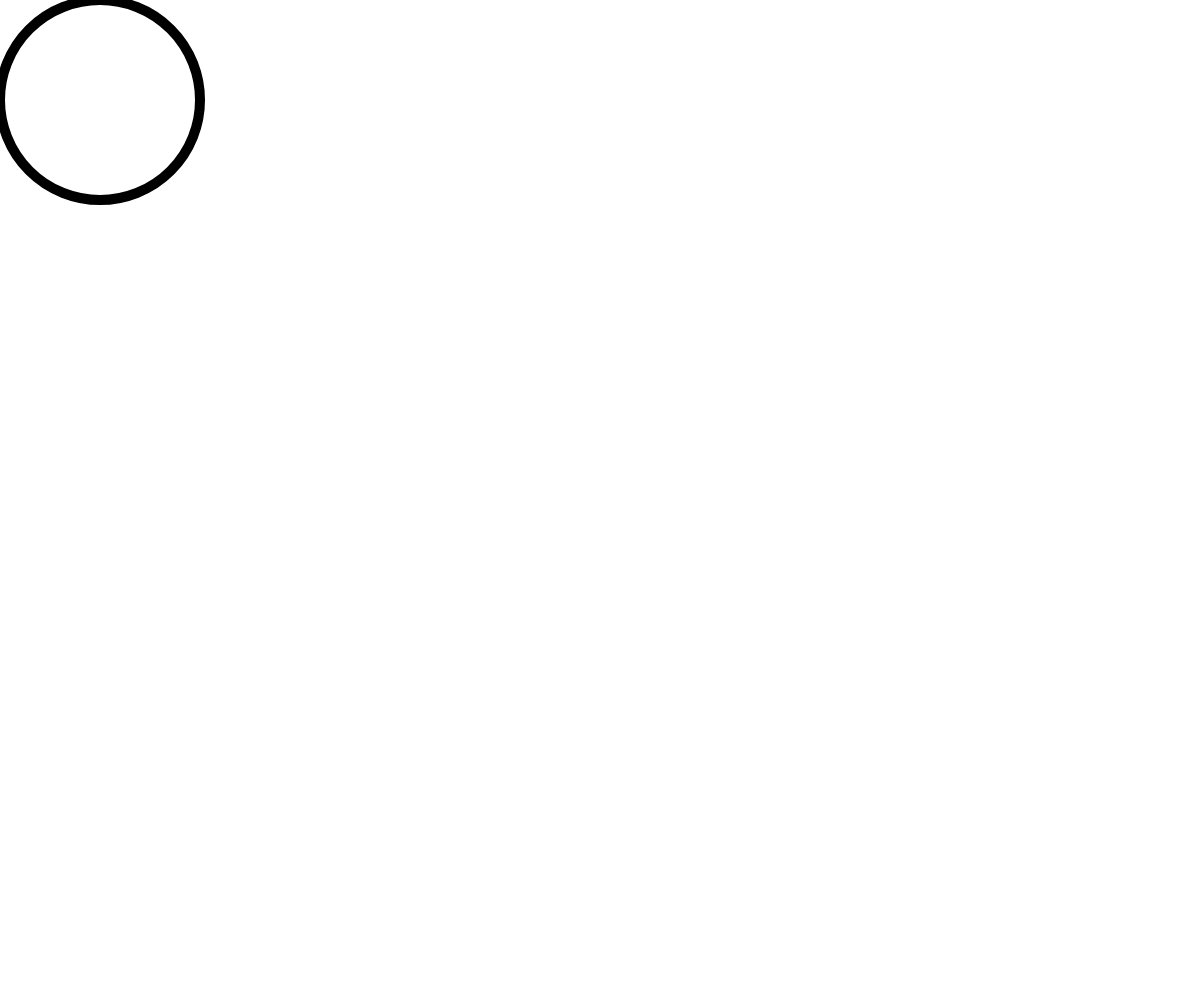
Frame 1 (no input)
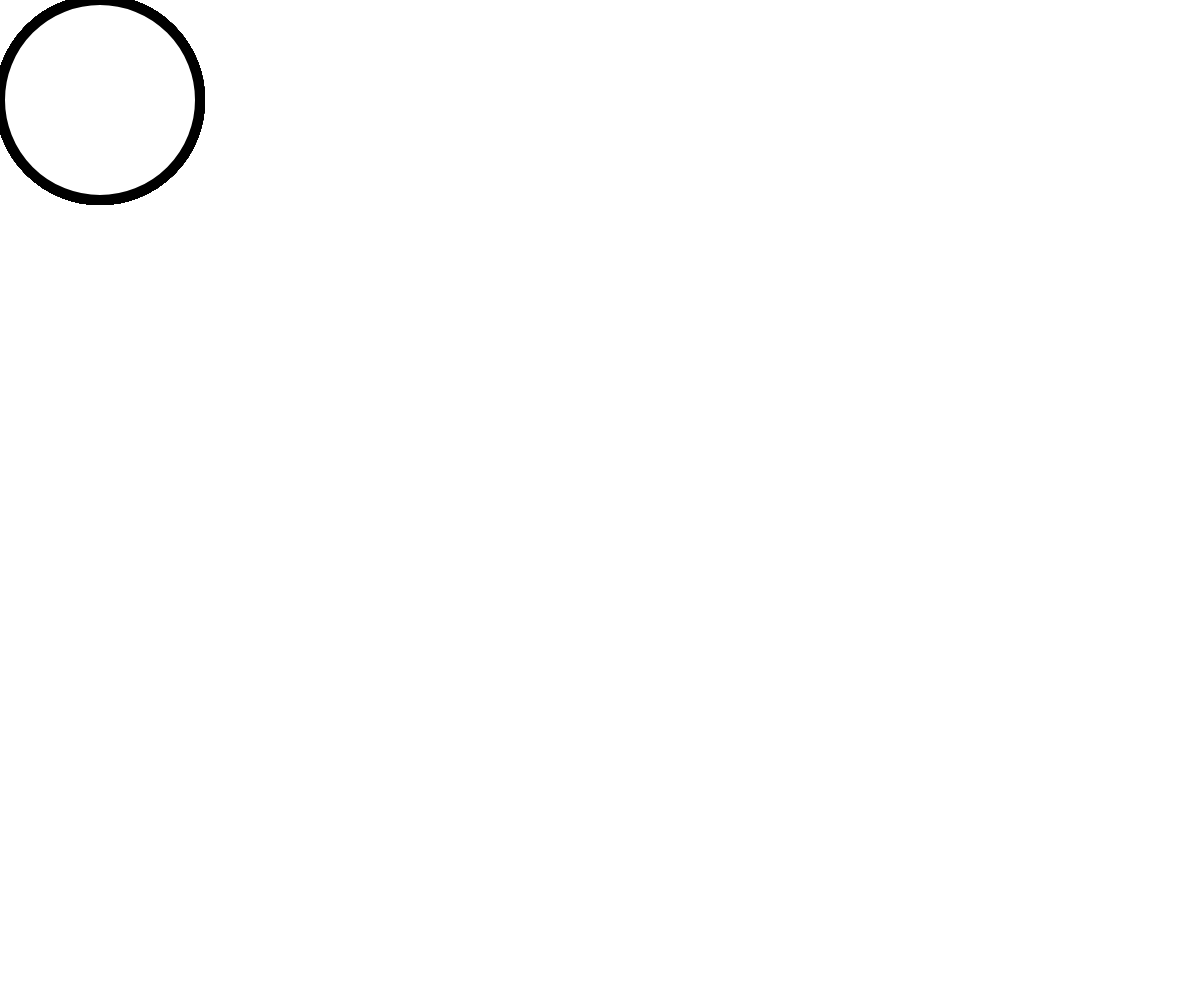
Frame 60 (no input)
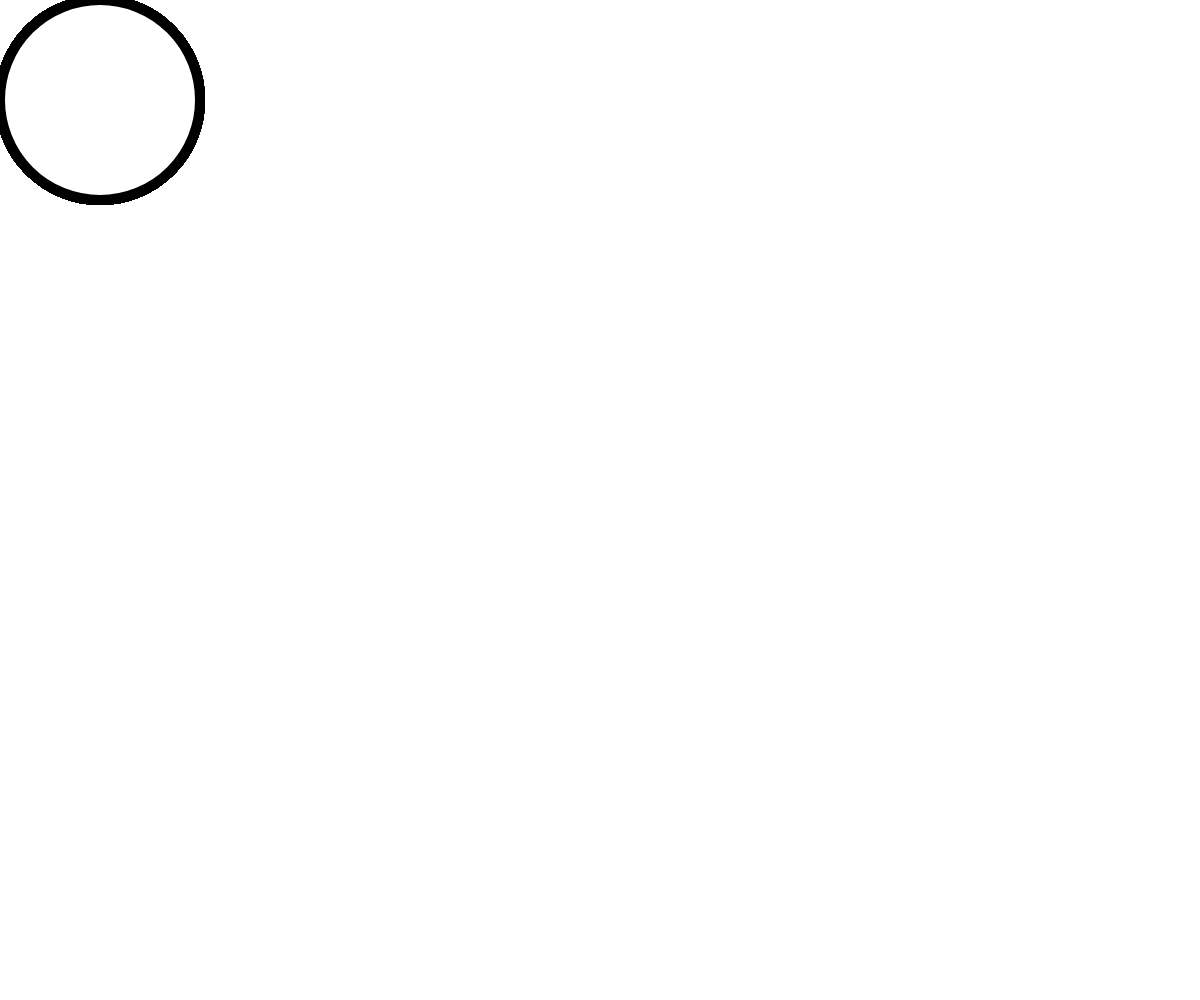
Frame 120 (the mouse pressed at the canvas centre since frame 60)

The p5.js sketch that drew these frames (run headless with seeded random() and noise() and a simulated clock; from frame 60 on, the mouse is pressed at the canvas centre):

// p5.js sketch
// ── sketch.js
// const baseRadius = 0.1
// const scaleFactor = Math.SQRT2;

// function oneTriangle() {
// 	translate()
// }

var matrix = {'A' : []}

function setup() {
	createCanvas(windowWidth, windowHeight);
}

function draw() {
	scale(10)
	ellipse(10, 10, 20)
}
